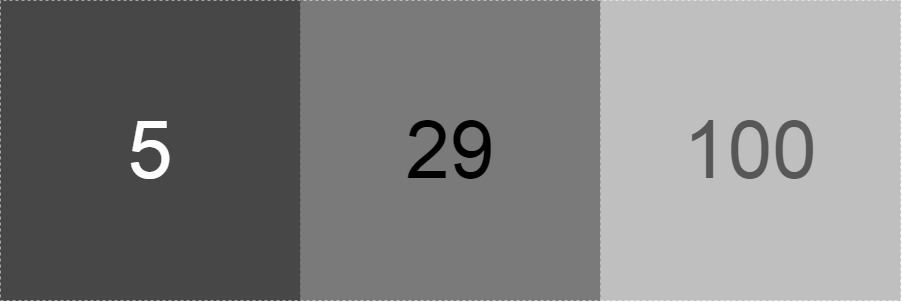
#> input picture hw6/pic/fig1.jpg, 902 x 302 px, found by its file name
$ python Q_2.py
#> lines starting #> are read from the running program, lines starting #| are printed output that depends on the picture; after the words box and inside, x2 and y2 are one past the last pixel; in counts of white or black regions, pixels touching at a corner belong together
#!/usr/bin/env python
# coding: utf-8

import cv2
import numpy as np
from matplotlib import pyplot as plt


def plot_histogram(original_img):
    f, axes = plt.subplots(1, 2, figsize=(20, 10))
    axes[0].imshow(original_img, 'gray', vmin=0, vmax=255)
    axes[1].hist(original_img.ravel() , bins=range(0,256), fc='k', ec='k')
    plt.tight_layout()
    plt.xlabel('intensity value')
    plt.ylabel('number of pixels')
    plt.title('Histogram of the original image')
    plt.show()

def plotting(original_img , title):
    plt.imshow(original_img, 'gray', vmin=0, vmax=255)
    plt.title('{}'.format(title))
    plt.show()
############################################################
img = cv2.imread('fig1.jpg',0)
#> img is the input picture: shape (302, 902); min 0, max 255, mean 127.8
plotting(img ,'Original Image')

##########################################
#global Thresholding


ret1,thresh1 = cv2.threshold(img,60,255,cv2.THRESH_BINARY)
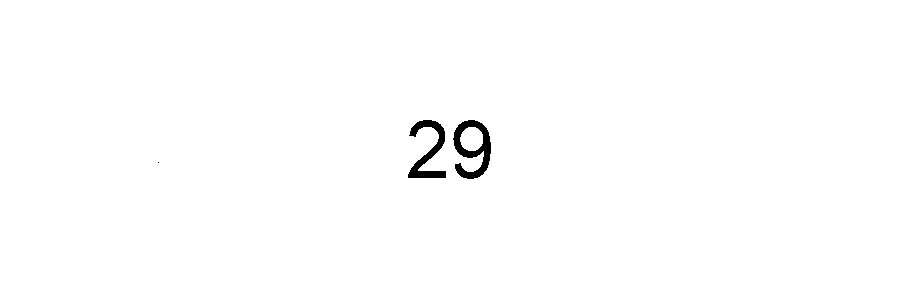
#> thresh1: shape (302, 902); 99.3% white; 3 black regions (1 under 20 px), largest, box (x1, y1, x2, y2) and area: (453, 120, 491, 179) 1016, (408, 120, 446, 178) 852
# If Otsu thresholding is not used, retVal is same as the threshold value you used.

plotting(thresh1 , 'global_Threshold')
print('retVal for global Thresholding equal = {}'.format(ret1))

#########################################################
#OTSU

ret2,th2 = cv2.threshold(img,0,255,cv2.THRESH_BINARY+cv2.THRESH_OTSU)
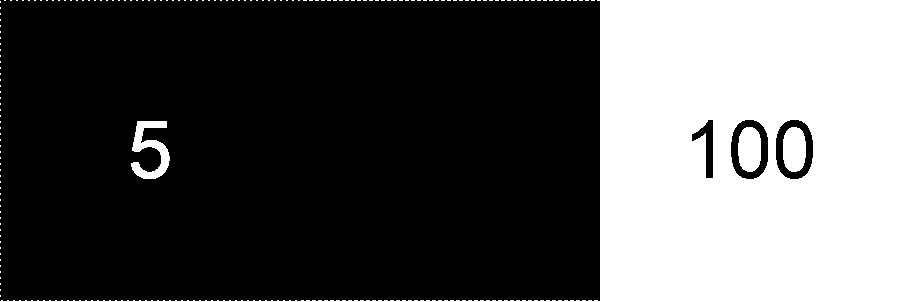
#> th2: shape (302, 902); 33.5% white; 153 white regions (149 under 20 px), largest, box (x1, y1, x2, y2) and area: (0, 0, 902, 302) 87940, (131, 121, 170, 179) 1053, (783, 127, 806, 172) 880, (738, 127, 761, 172) 878
#> ret2 = 143
plotting(th2 , 'OTSU_Threshold')
print('retVal for OTSU equal = {}'.format(ret2))
#| retVal for OTSU equal = 143.0

map_hist=plot_histogram(img)
#> in plot_histogram, `plt.show()`:
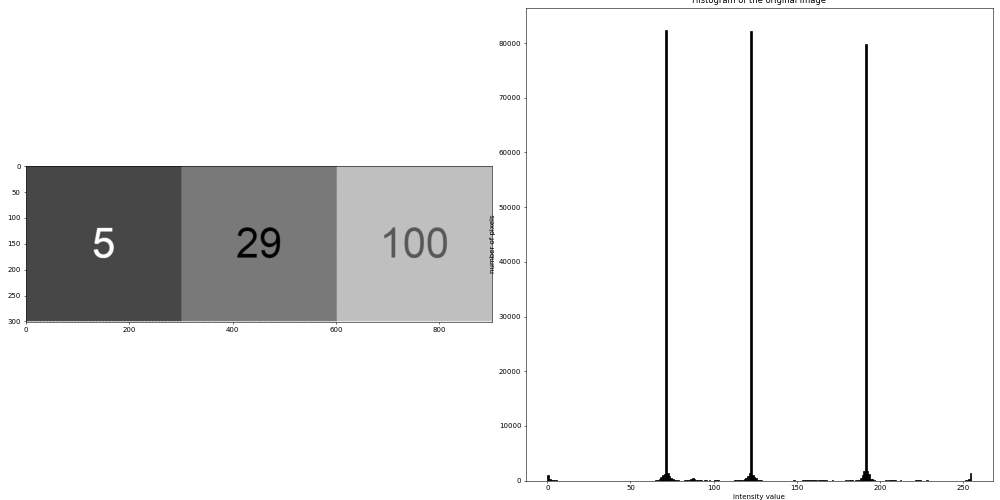
#> figure drawn by matplotlib, 2 panels; panel 2: tallest bar 82383 high, from x = 71 to 72

#########################################################
#Adaptive Thresholding

th3 = cv2.adaptiveThreshold(img, 255, cv2.ADAPTIVE_THRESH_MEAN_C,  cv2.THRESH_BINARY,  11,  5)
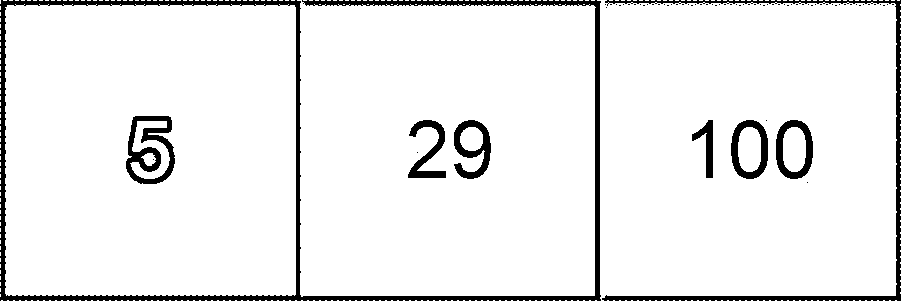
#> th3: shape (302, 902); 93% white; 74 black regions (66 under 20 px), largest, box (x1, y1, x2, y2) and area: (0, 0, 601, 301) 9586, (602, 0, 901, 301) 3476, (126, 116, 175, 184) 1581
plotting(th3 , 'ADAPTIVE_THRESH_MEAN_C')

th4 = cv2.adaptiveThreshold(img, 255, cv2.ADAPTIVE_THRESH_GAUSSIAN_C,  cv2.THRESH_BINARY,  11,  -5)
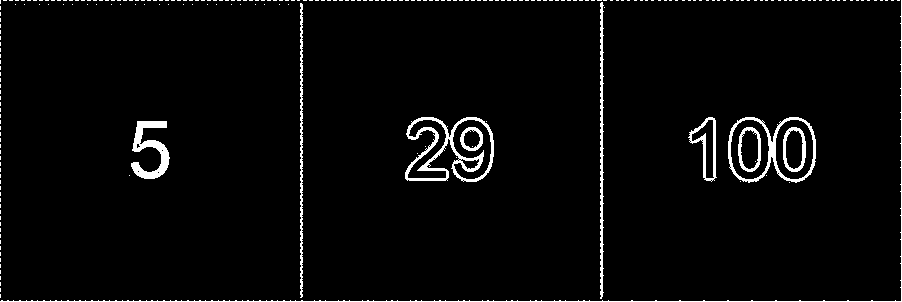
#> th4: shape (302, 902); 3.2% white; 245 white regions (235 under 20 px), largest, box (x1, y1, x2, y2) and area: (405, 117, 494, 182) 1629, (0, 0, 902, 302) 1377, (728, 117, 816, 183) 1061
plotting(th4 , 'ADAPTIVE_THRESH_GAUSSIAN_C')
